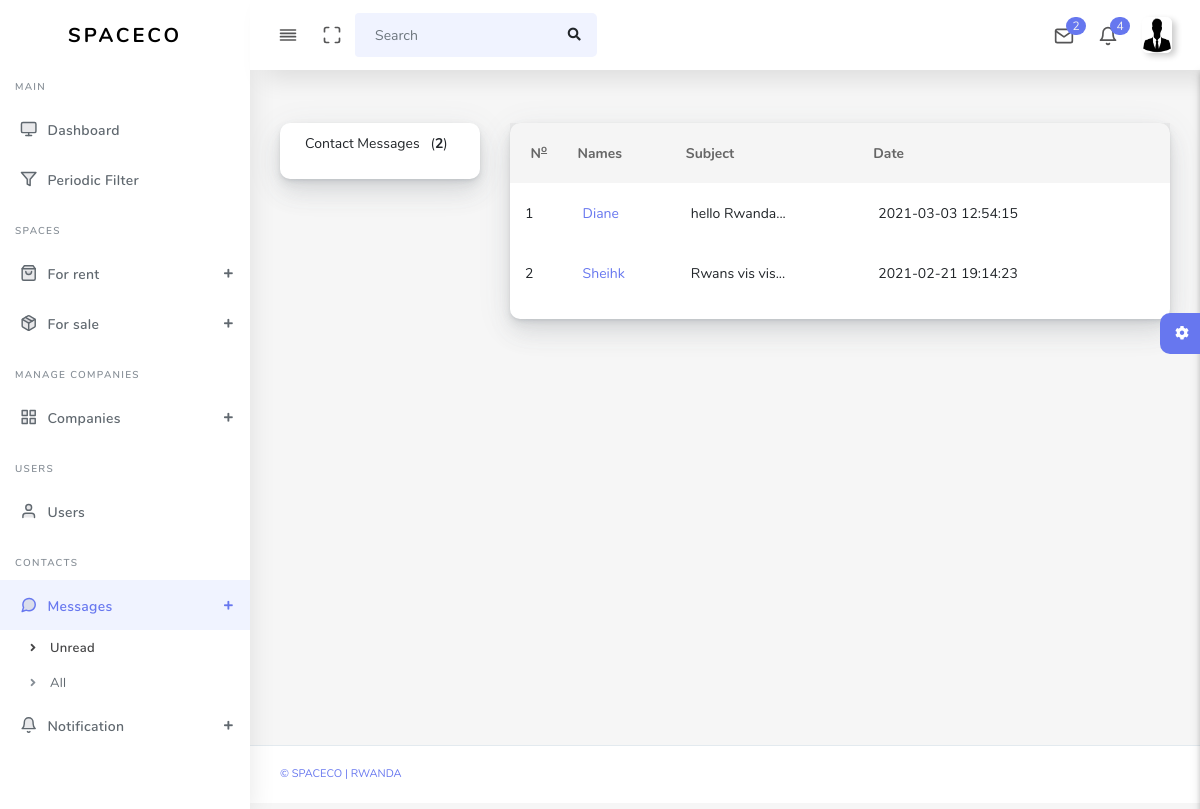
/admin/adminUnread.php (signed in), run on the app's committed database.
### tables this page shows
CREATE TABLE `contacts` (
  `id` int(11) NOT NULL,
  `fullnames` varchar(255) DEFAULT NULL,
  `emails` varchar(255) DEFAULT NULL,
  `subjects` varchar(100) DEFAULT NULL,
  `messages` varchar(255) DEFAULT NULL,
  `sentAt` timestamp NOT NULL DEFAULT current_timestamp() ON UPDATE current_timestamp(),
  `status1` varchar(100) NOT NULL
);

### admin/adminUnread.php (the view, shortened to what this page needs)
<!DOCTYPE html>
<html lang="en">
<head>
  <link rel="stylesheet" href="assets/css/app.min.css">
  <link rel="stylesheet" href="assets/css/style.css">
  <link rel="stylesheet" href="assets/css/components.css">
  <link rel="stylesheet" href="assets/css/custom.css">
</head>
<body>
  <div id="app">
      <?php require_once("includes/header.php")?>
      <?php require_once("includes/left_nav.php")?>
    <div class="main-wrapper main-wrapper-1">
      <div class="main-content">
        <section class="section">
          <div class="section-body">
            <div class="row">
              <div class="col-xs-12 col-sm-12 col-md-3 col-lg-3">
                <div class="card">
                  <div class="body">
                    <div id="mail-nav">
                      <ul class="" id="mail-folders">
                        <li>
                          <a href="" title="Inbox">Contact Messages &nbsp;
                              <?php
                                $fi = mysqli_query($conn,"SELECT *FROM contacts WHERE status1='unread'") or die(mysqli_error($conn));
                                if (mysqli_num_rows($fi)>0) {
                                    $num = mysqli_num_rows($fi);
                                    echo "(<b>".$num."</b>)";
                                }else{
                                    echo "(<b>0</b>)";
                                }
                              ?>
                          </a>
                        </li>
                      </ul>
                    </div>
                  </div>
                </div>
              </div>
              <div class="col-xs-12 col-sm-12 col-md-9 col-lg-9">
                <div class="card">
                    <div class="boxs mail_listing">
                        <div class="inbox-center table-responsive">
                        <table class="table table-hover">
                            <thead>
                                <tr>
                                    <th class="text-center">
                                        N<sup><u>o</u></sup>
                                    </th>
                                    <th>Names</th>
                                    <th>Subject</th>
                                    <th>Date</th>
                                    <th class="hidden-xs" colspan="2">
                                    <div class="pull-right">
                                    </div>
                                    </th>
                                </tr>
                            </thead>
                            <tbody>
                                <?php
                                    $q = mysqli_query($conn,"SELECT *FROM contacts WHERE status1='unread' ORDER BY id DESC") or die(mysqli_error($conn));
                                    if (mysqli_num_rows($q)>0) {
                                        $count = 1;
                                        while ($fe = mysqli_fetch_array($q)) {
                                           ?>
                                            <tr>
                                                <td class="tbl-checkbox">
                                                    <?= $count;?>
                                                </td>
                                                <td class="hidden-xs"><a href="readMessages?id=<?= $fe['id']?>"><?= $fe['fullnames']?></a></td>
                                                <td class="max-texts">
                                                <a href="readMessages?id=<?= $fe['id']?>"><?= substr($fe['subjects'],0,20)."...";?></a>
                                                </td>
                                                <td class="text-right"> <?= $fe['sentAt'];?> </td>
                                            </tr>
                                           <?php
                                        $count++;}
                                    }
                                ?>
                            </tbody>
                        </table>
                        </div>
                    </div>
                    </div>
                </div>
            </div>
          </div>
        </section>
        <div class="settingSidebar">
          <a href="javascript:void(0)" class="settingPanelToggle"> <i class="fa fa-spin fa-cog"></i>
          </a>
        </div>
      </div>
      <footer class="main-footer">
        <div class="footer-left">
          <a href="">&copy spaceco | Rwanda</a></a>
        </div>
      </footer>
    </div>
  </div>
</body>
</html>

### data on the page
contacts: fullnames "Diane", subjects "hello Rwanda", sentAt "2021-03-03 12:54:15"
contacts: fullnames "Sheihk", subjects "Rwans vis vis", sentAt "2021-02-21 19:14:23"

### other printed values
$number "2"
$total "4"
$num "2"
